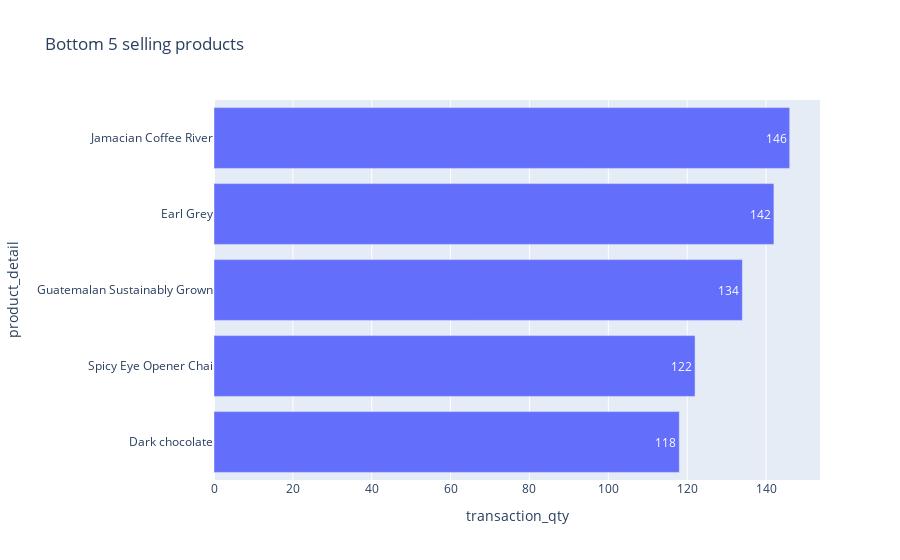

Here is the notebook cell this chart was saved with:
### Code cell
# Bottom 5 Selling Products

Product_sales = df.groupby('product_detail')['transaction_qty'].sum().sort_values(ascending = True).reset_index().head(5)
Product_sales
fig4 = px.bar(Product_sales, x = 'transaction_qty', y = 'product_detail', orientation = 'h',
               title = 'Bottom 5 selling products', text_auto = True)
fig4.show()

### Figure 1 — Plotly figure (JSON) as saved in the notebook; plotly's stock layout.template omitted (floating-point values rounded to 4 significant figures)
{"data": [{"alignmentgroup": "True", "hovertemplate": "transaction_qty=%{x}<br>product_detail=%{y}<extra></extra>", "legendgroup": "", "marker": {"color": "#636efa", "pattern": {"shape": ""}}, "name": "", "offsetgroup": "", "orientation": "h", "showlegend": false, "textposition": "auto", "texttemplate": "%{x}", "type": "bar", "x": [118, 122, 134, 142, 146], "xaxis": "x", "y": ["Dark chocolate", "Spicy Eye Opener Chai", "Guatemalan Sustainably Grown", "Earl Grey", "Jamacian Coffee River"], "yaxis": "y"}], "layout": {"autosize": true, "barmode": "relative", "legend": {"tracegroupgap": 0}, "title": {"text": "Bottom 5 selling products"}, "xaxis": {"anchor": "y", "autorange": true, "domain": [0, 1], "range": [0, 153.7], "title": {"text": "transaction_qty"}, "type": "linear"}, "yaxis": {"anchor": "x", "autorange": true, "domain": [0, 1], "range": [-0.5, 4.5], "title": {"text": "product_detail"}, "type": "category"}}}
